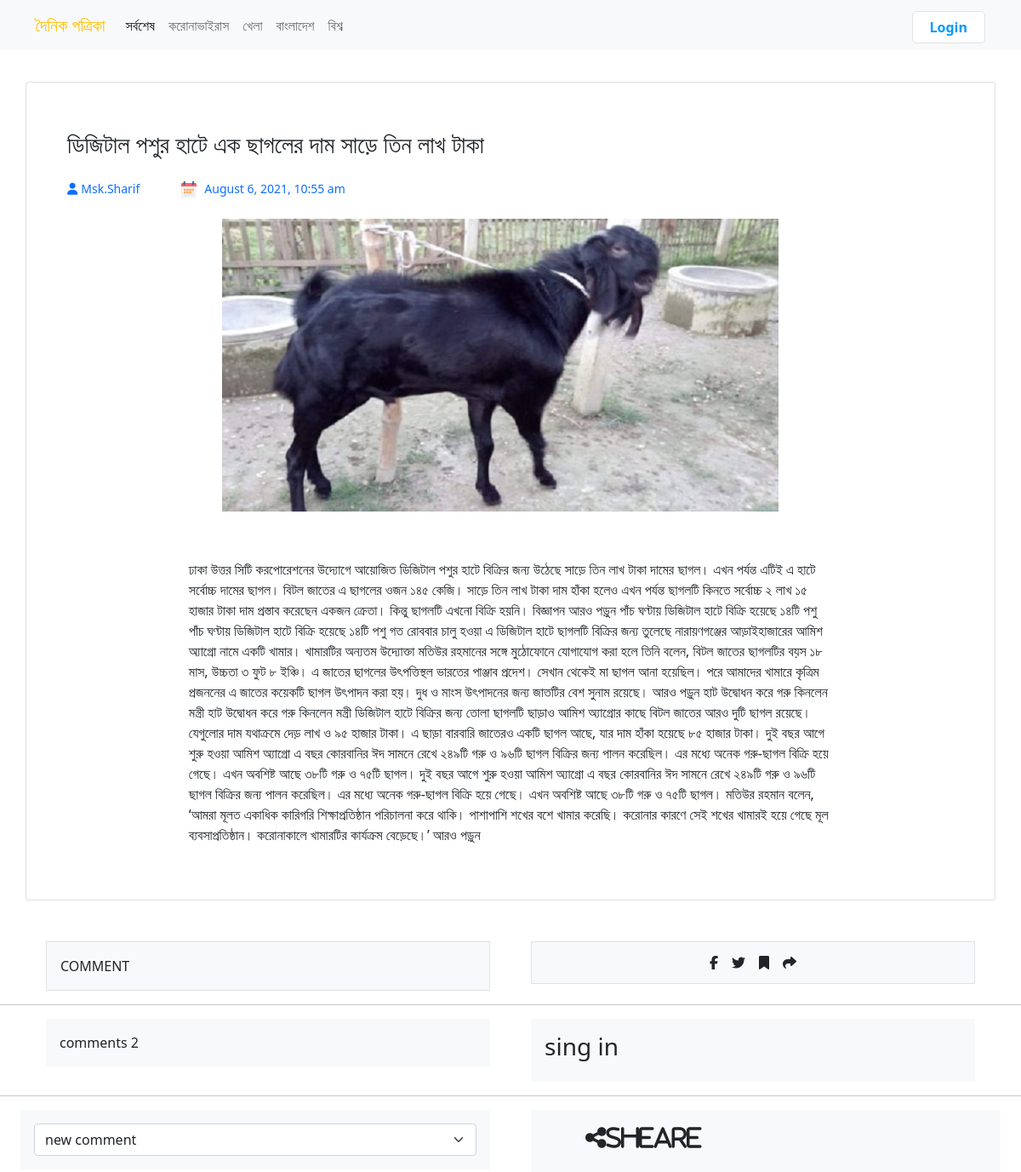
The page /single.php?id=43 on the database its author committed.
### tables this page shows
CREATE TABLE `post` (
  `post_id` int(11) NOT NULL,
  `title` varchar(250) NOT NULL,
  `description` text NOT NULL,
  `post_date` varchar(100) NOT NULL,
  `author` int(11) NOT NULL,
  `post_img` varchar(100) NOT NULL
);

CREATE TABLE `users` (
  `id` int(11) NOT NULL,
  `username` varchar(255) NOT NULL,
  `email` varchar(255) NOT NULL,
  `password` varchar(255) NOT NULL
);

### single.php (the view, shortened to what this page needs)
<!DOCTYPE html>
<html lang="en">
<head>
  <link href="https://cdn.jsdelivr.net/npm/bootstrap@5.0.2/dist/css/bootstrap.min.css" rel="stylesheet">
</head>
<body>
  <?php include 'navbar.php' ?>
  <main>
    <div class="container p-5 my-5 border-1 card">
      <div class="row g-0">
        <?php
        include("config.php");
        $post_id = $_GET['id'];
        $sql = "SELECT post.post_id,post.title,post.description,post.post_date,post.post_img,users.username FROM post INNER JOIN users ON post.author = users.id WHERE post.post_id = {$post_id}";
        $result = mysqli_query($mysqli, $sql) or die("Query Failed");
        if (mysqli_num_rows($result) > 0) {
          while ($row = mysqli_fetch_assoc($result)) {
        ?>
            <h3 class="mt-2"><?php echo $row['title']; ?></h3>
            <div class="py-3 text-primary publish-info d-flex">
              <small><i class="fas fa-user me-1"></i><?php echo $row['username']; ?></small>
              <small class="ms-5"><img src="images/calendar.svg" class="me-2" height="20" width="20"></i><?php echo $row['post_date']; ?></small>
            </div>
            <div class=" row">
              <div class="m-auto col-md-8">
                <img src="upload/<?php echo $row['post_img']; ?>" class="my-2 img-fluid" alt="">
              </div>
            </div>
            <div class="px-2 pt-5 m-auto col-sm-12 col-md-10">
              <p class="px-5"><?php echo $row['description']; ?></p>
            </div>
        <?php
          }
        } else {
          echo "<h1>No Record Found</h1>";
        }
        ?>
      </div>
    </div>
    <section class="coment">
      <div class="container px-4">
        <div class="row gx-5">
          <div class="col">
            <div class="p-3 border bg-light">COMMENT</div>
          </div>
          <div class="col">
            <div class="p-3 border bg-light">
              <div class="icon d-flex justify-content-center align-items-center">
                <i class="fab fa-facebook-f"></i>
                <i class="mx-3 fab fa-twitter"></i>
                <i class="fas fa-bookmark"></i>
                <i class="fas fa-share ms-3"></i>
              </div>
            </div>
          </div>
        </div>
      </div>
      <hr>
      <div class="container px-4">
        <div class="row gx-5">
          <div class="col">
            <div class="p-3 border-0 bg-light">comments 2</div>
          </div>
          <div class="col">
            <div class="p-3 border-0 bg-light">
              <h3>sing in</h3>
            </div>
          </div>
        </div>
      </div>
      <hr>
      <div class="px-4 container-0">
        <div class="row gx-5">
          <div class="col">
            <div class="p-3 border-0 bg-light">
              <select class="form-select" aria-label="Default select example">
                <option selected>new comment</option>
              </select>
            </div>
          </div>
          <div class="col">
            <div class="p-3 border-0 bg-light">
              <h3>
                <i class="fas fa-share-alt ms-5">sheare</i>
              </h3>
            </div>
          </div>
        </div>
      </div>
  </main>
</body>
</html>

### rows shown on the page
post: title "ডিজিটাল পশুর হাটে এক ছাগলের দাম সাড়ে তিন লাখ টাকা", users.username "Msk.Sharif", post_date "August 6, 2021, 10:55 am", post_img (picture), description "ঢাকা উত্তর সিটি করপোরেশনের উদ্যোগে আয়োজিত ডিজিটাল পশুর হাটে বিক্রির জন্য উঠেছে সাড়ে তিন লাখ টাকা দামের ছাগল। এখন পর্যন্ত এটিই এ হাটে সর্বোচ্চ দামের ছাগল। বিটল জাতের এ ছাগলের ওজন ১৪৫ কেজি। সাড়ে তিন লাখ টাকা দাম হাঁকা হলেও এখন পর্যন্ত ছাগলটি কিনতে সর্বোচ্চ ২ লাখ ১৫ হাজার টাকা দাম প্রস্তাব করেছেন একজন ক্রেতা। কিন্তু ছাগলটি এখনো বিক্রি হয়নি। বিজ্ঞাপন আরও পড়ুন পাঁচ ঘণ্টায় ডিজিটাল হাটে বিক্রি হয়েছে ১৪টি পশু পাঁচ ঘণ্টায় ডিজিটাল হাটে বিক্রি হয়েছে ১৪টি পশু গত রোববার চালু হওয়া এ ডিজিটাল হাটে ছাগলটি বিক্রির জন্য তুলেছে নারায়ণগঞ্জের আড়াইহাজারের আমিশ অ্যাগ্রো নামে একটি খামার। খামারটির অন্যতম উদ্যোক্তা মতিউর রহমানের সঙ্গে মুঠোফোনে যোগাযোগ করা হলে তিনি বলেন, বিটল জাতের ছাগলটির বয়স ১৮ মাস, উচ্চতা ৩ ফুট ৮…"
